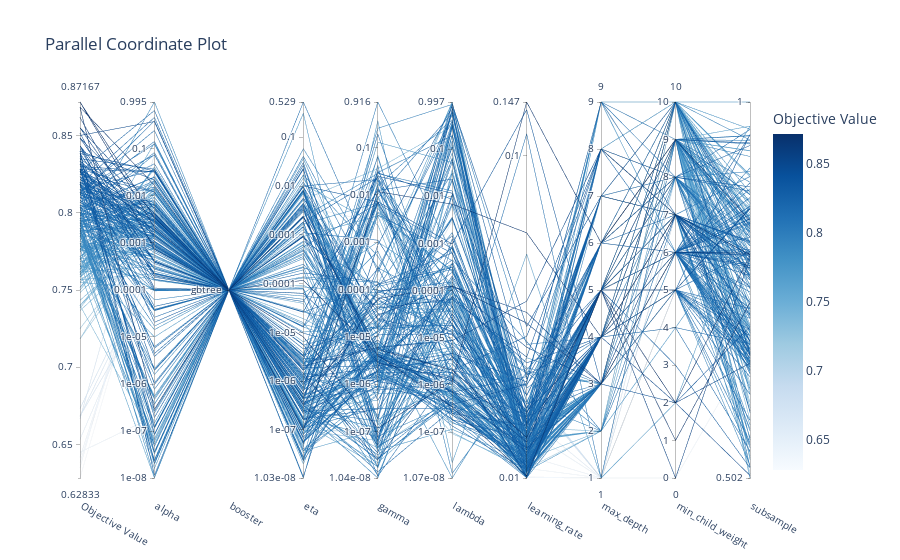

The code cell stored with this chart in its notebook:
### Code cell
optuna.visualization.plot_parallel_coordinate(study)

### Figure 1 — Plotly figure (JSON) as saved in the notebook; plotly's stock layout.template omitted (floating-point values rounded to 4 significant figures; data arrays with more than 128 entries replaced by an {"elided": "..."} marker saying what was removed)
{"data": [{"dimensions": [{"label": "Objective Value", "range": [0.6283, 0.8717], "values": {"elided": "263 float values"}}, {"label": "alpha", "range": [-7.999, -0.00227], "ticktext": ["1e-08", "1e-07", "1e-06", "1e-05", "0.0001", "0.001", "0.01", "0.1", "0.995"], "tickvals": [-7.999, -7, -6, -5, -4, -3, -2, -1, -0.00227], "values": {"elided": "263 float values"}}, {"label": "booster", "range": [0, 0], "ticktext": ["gbtree"], "tickvals": [0], "values": {"elided": "263 int values"}}, {"label": "eta", "range": [-7.987, -0.2769], "ticktext": ["1.03e-08", "1e-07", "1e-06", "1e-05", "0.0001", "0.001", "0.01", "0.1", "0.529"], "tickvals": [-7.987, -7, -6, -5, -4, -3, -2, -1, -0.2769], "values": {"elided": "263 float values"}}, {"label": "gamma", "range": [-7.983, -0.0382], "ticktext": ["1.04e-08", "1e-07", "1e-06", "1e-05", "0.0001", "0.001", "0.01", "0.1", "0.916"], "tickvals": [-7.983, -7, -6, -5, -4, -3, -2, -1, -0.0382], "values": {"elided": "263 float values"}}, {"label": "lambda", "range": [-7.972, -0.001103], "ticktext": ["1.07e-08", "1e-07", "1e-06", "1e-05", "0.0001", "0.001", "0.01", "0.1", "0.997"], "tickvals": [-7.972, -7, -6, -5, -4, -3, -2, -1, -0.001103], "values": {"elided": "263 float values"}}, {"label": "learning_rate", "range": [-2.0, -0.8339], "ticktext": ["0.01", "0.1", "0.147"], "tickvals": [-2.0, -1, -0.8339], "values": {"elided": "263 float values"}}, {"label": "max_depth", "range": [1, 9], "values": {"elided": "263 int values"}}, {"label": "min_child_weight", "range": [0, 10], "values": {"elided": "263 int values"}}, {"label": "subsample", "range": [-0.299, -5.55e-05], "ticktext": ["0.502", "1"], "tickvals": [-0.299, -5.55e-05], "values": {"elided": "263 float values"}}], "labelangle": 30, "labelside": "bottom", "line": {"color": {"elided": "263 float values"}, "colorbar": {"title": {"text": "Objective Value"}}, "colorscale": [[0, "rgb(247,251,255)"], [0.125, "rgb(222,235,247)"], [0.25, "rgb(198,219,239)"], [0.375, "rgb(158,202,225)"], [0.5, "rgb(107,174,214)"], [0.625, "rgb(66,146,198)"], [0.75, "rgb(33,113,181)"], [0.875, "rgb(8,81,156)"], [1, "rgb(8,48,107)"]], "reversescale": false, "showscale": true}, "type": "parcoords"}], "layout": {"title": {"text": "Parallel Coordinate Plot"}}}
